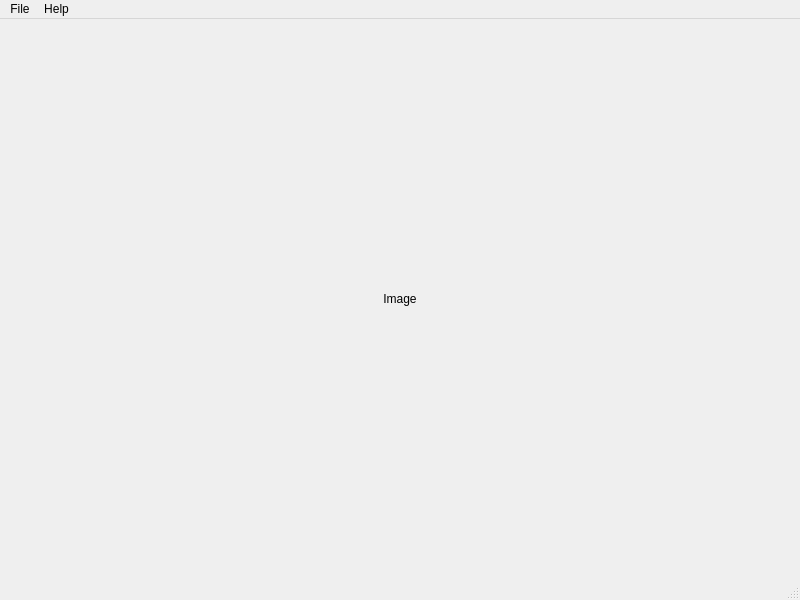
<?xml version="1.0" encoding="UTF-8"?>
<ui version="4.0">
 <class>ImageViewer</class>
 <widget class="QMainWindow" name="ImageViewer">
  <property name="geometry">
   <rect>
    <x>0</x>
    <y>0</y>
    <width>800</width>
    <height>600</height>
   </rect>
  </property>
  <property name="windowTitle">
   <string>MainWindow</string>
  </property>
  <widget class="QWidget" name="centralwidget">
   <layout class="QGridLayout" name="gridLayout">
    <item row="0" column="0">
     <widget class="QLabel" name="label">
      <property name="text">
       <string>Image</string>
      </property>
      <property name="alignment">
       <set>Qt::AlignCenter</set>
      </property>
     </widget>
    </item>
   </layout>
  </widget>
  <widget class="QMenuBar" name="menubar">
   <property name="geometry">
    <rect>
     <x>0</x>
     <y>0</y>
     <width>800</width>
     <height>25</height>
    </rect>
   </property>
   <widget class="QMenu" name="menuImageViewer">
    <property name="title">
     <string>File</string>
    </property>
    <addaction name="actionSave_As"/>
    <addaction name="actionOpen_image"/>
    <addaction name="actionExit"/>
   </widget>
   <widget class="QMenu" name="menuHelp">
    <property name="title">
     <string>Help</string>
    </property>
    <addaction name="actionAbout"/>
   </widget>
   <addaction name="menuImageViewer"/>
   <addaction name="menuHelp"/>
  </widget>
  <widget class="QStatusBar" name="statusbar"/>
  <action name="actionAbout">
   <property name="icon">
    <iconset resource="resources.qrc">
     <normaloff>:/icons/images/Very-Basic-About-icon.png</normaloff>:/icons/images/Very-Basic-About-icon.png</iconset>
   </property>
   <property name="text">
    <string>About</string>
   </property>
   <property name="shortcut">
    <string>Ctrl+I</string>
   </property>
  </action>
  <action name="actionOpen_image">
   <property name="icon">
    <iconset resource="resources.qrc">
     <normaloff>:/icons/images/Open-file-icon.png</normaloff>:/icons/images/Open-file-icon.png</iconset>
   </property>
   <property name="text">
    <string>Open image</string>
   </property>
   <property name="shortcut">
    <string>Ctrl+O</string>
   </property>
  </action>
  <action name="actionExit">
   <property name="icon">
    <iconset resource="resources.qrc">
     <normaloff>:/icons/images/Users-Exit-icon.png</normaloff>:/icons/images/Users-Exit-icon.png</iconset>
   </property>
   <property name="text">
    <string>Exit</string>
   </property>
   <property name="shortcut">
    <string>Ctrl+Shift+E</string>
   </property>
  </action>
  <action name="actionSave_As">
   <property name="icon">
    <iconset resource="resources.qrc">
     <normaloff>:/icons/images/Save-icon.png</normaloff>:/icons/images/Save-icon.png</iconset>
   </property>
   <property name="text">
    <string>Save As...</string>
   </property>
   <property name="shortcut">
    <string>Ctrl+S</string>
   </property>
  </action>
 </widget>
 <resources>
  <include location="resources.qrc"/>
 </resources>
 <connections/>
</ui>
